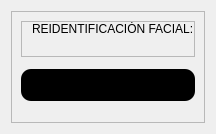
                  <widget class="QWidget" name="page_facial">
                   <layout class="QVBoxLayout" name="verticalLayout_27">
                    <item>
                     <widget class="QFrame" name="frame_25">
                      <property name="frameShape">
                       <enum>QFrame::StyledPanel</enum>
                      </property>
                      <property name="frameShadow">
                       <enum>QFrame::Raised</enum>
                      </property>
                      <layout class="QVBoxLayout" name="verticalLayout_8" stretch="1,1,12,1,1">
                       <item>
                        <widget class="QFrame" name="frame_27">
                         <property name="frameShape">
                          <enum>QFrame::StyledPanel</enum>
                         </property>
                         <property name="frameShadow">
                          <enum>QFrame::Raised</enum>
                         </property>
                         <layout class="QVBoxLayout" name="verticalLayout_15">
                          <property name="spacing">
                           <number>0</number>
                          </property>
                          <property name="leftMargin">
                           <number>10</number>
                          </property>
                          <property name="topMargin">
                           <number>0</number>
                          </property>
                          <property name="rightMargin">
                           <number>0</number>
                          </property>
                          <property name="bottomMargin">
                           <number>20</number>
                          </property>
                          <item>
                           <widget class="QLabel" name="label_5">
                            <property name="styleSheet">
                             <string notr="true">font: 11pt &quot;Franklin Gothic Book&quot;;</string>
                            </property>
                            <property name="text">
                             <string>REIDENTIFICACIÓN FACIAL:</string>
                            </property>
                           </widget>
                          </item>
                         </layout>
                        </widget>
                       </item>
                       <item>
                        <widget class="QFrame" name="frame_28">
                         <property name="frameShape">
                          <enum>QFrame::StyledPanel</enum>
                         </property>
                         <property name="frameShadow">
                          <enum>QFrame::Raised</enum>
                         </property>
                        </widget>
                       </item>
                       <item>
                        <widget class="QFrame" name="frame_42">
                         <property name="styleSheet">
                          <string notr="true">background-color: rgb(0, 0, 0);
border-radius:10px;</string>
                         </property>
                         <property name="frameShape">
                          <enum>QFrame::StyledPanel</enum>
                         </property>
                         <property name="frameShadow">
                          <enum>QFrame::Raised</enum>
                         </property>
                         <layout class="QVBoxLayout" name="verticalLayout_44">
                          <item>
                           <widget class="QFrame" name="frame_40">
                            <property name="styleSheet">
                             <string notr="true">background-color:black
;</string>
                            </property>
                            <property name="frameShape">
                             <enum>QFrame::StyledPanel</enum>
                            </property>
                            <property name="frameShadow">
                             <enum>QFrame::Raised</enum>
                            </property>
                            <layout class="QVBoxLayout" name="verticalLayout_14">
                             <property name="spacing">
                              <number>0</number>
                             </property>
                             <property name="leftMargin">
                              <number>0</number>
                             </property>
                             <property name="topMargin">
                              <number>0</number>
                             </property>
                             <property name="rightMargin">
                              <number>0</number>
                             </property>
                             <property name="bottomMargin">
                              <number>0</number>
                             </property>
                             <item>
                              <widget class="QFrame" name="frame_43">
                               <property name="frameShape">
                                <enum>QFrame::StyledPanel</enum>
                               </property>
                               <property name="frameShadow">
                                <enum>QFrame::Raised</enum>
                               </property>
                               <layout class="QHBoxLayout" name="horizontalLayout_10" stretch="0">
                                <property name="spacing">
                                 <number>0</number>
                                </property>
                                <property name="leftMargin">
                                 <number>0</number>
                                </property>
                                <property name="topMargin">
                                 <number>0</number>
                                </property>
                                <property name="rightMargin">
                                 <number>0</number>
                                </property>
                                <property name="bottomMargin">
                                 <number>0</number>
                                </property>
                                <item>
                                 <widget class="QLabel" name="label_video_facial">
                                  <property name="styleSheet">
                                   <string notr="true"/>
                                  </property>
                                  <property name="text">
                                   <string/>
                                  </property>
                                 </widget>
                                </item>
                               </layout>
                              </widget>
                             </item>
                            </layout>
                           </widget>
                          </item>
                         </layout>
                        </widget>
                       </item>
                       <item>
                        <widget class="QFrame" name="frame_29">
                         <property name="frameShape">
                          <enum>QFrame::StyledPanel</enum>
                         </property>
                         <property name="frameShadow">
                          <enum>QFrame::Raised</enum>
                         </property>
                        </widget>
                       </item>
                       <item>
                        <widget class="QFrame" name="frame_44">
                         <property name="frameShape">
                          <enum>QFrame::StyledPanel</enum>
                         </property>
                         <property name="frameShadow">
                          <enum>QFrame::Raised</enum>
                         </property>
                        </widget>
                       </item>
                      </layout>
                     </widget>
                    </item>
                   </layout>
                  </widget>
